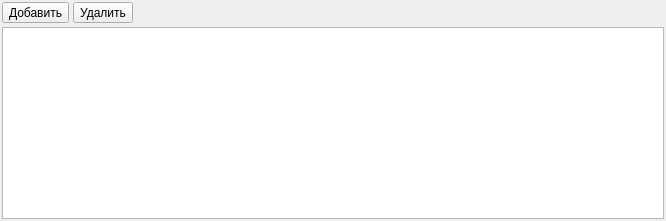
     <widget class="QWidget" name="pageAdditionalSubgroups">
      <layout class="QGridLayout" name="gridLayout_8">
       <property name="leftMargin">
        <number>2</number>
       </property>
       <property name="topMargin">
        <number>2</number>
       </property>
       <property name="rightMargin">
        <number>2</number>
       </property>
       <property name="bottomMargin">
        <number>2</number>
       </property>
       <property name="spacing">
        <number>4</number>
       </property>
       <item row="0" column="0">
        <widget class="QToolButton" name="toolButtonAddSubgroup">
         <property name="text">
          <string>Добавить</string>
         </property>
         <property name="icon">
          <iconset resource="../../res.qrc">
           <normaloff>:/32/icons/32x32/add.png</normaloff>:/32/icons/32x32/add.png</iconset>
         </property>
         <property name="iconSize">
          <size>
           <width>24</width>
           <height>24</height>
          </size>
         </property>
         <property name="toolButtonStyle">
          <enum>Qt::ToolButtonTextBesideIcon</enum>
         </property>
        </widget>
       </item>
       <item row="0" column="1">
        <widget class="QToolButton" name="toolButtonDelSubgroup">
         <property name="text">
          <string>Удалить</string>
         </property>
         <property name="icon">
          <iconset resource="../../res.qrc">
           <normaloff>:/32/icons/32x32/delete.png</normaloff>:/32/icons/32x32/delete.png</iconset>
         </property>
         <property name="iconSize">
          <size>
           <width>24</width>
           <height>24</height>
          </size>
         </property>
        </widget>
       </item>
       <item row="0" column="2">
        <spacer name="horizontalSpacer_7">
         <property name="orientation">
          <enum>Qt::Horizontal</enum>
         </property>
         <property name="sizeHint" stdset="0">
          <size>
           <width>527</width>
           <height>20</height>
          </size>
         </property>
        </spacer>
       </item>
       <item row="1" column="0" colspan="3">
        <widget class="QTreeView" name="treeViewSubgroups">
         <property name="rootIsDecorated">
          <bool>false</bool>
         </property>
        </widget>
       </item>
      </layout>
     </widget>
